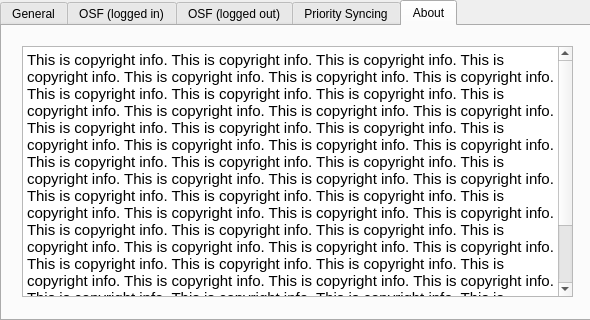
<?xml version="1.0" encoding="UTF-8"?>
<ui version="4.0">
 <class>Preferences</class>
 <widget class="QDialog" name="Preferences">
  <property name="geometry">
   <rect>
    <x>0</x>
    <y>0</y>
    <width>590</width>
    <height>320</height>
   </rect>
  </property>
  <property name="windowTitle">
   <string>Preferences</string>
  </property>
  <widget class="QWidget" name="verticalLayoutWidget">
   <property name="geometry">
    <rect>
     <x>0</x>
     <y>0</y>
     <width>591</width>
     <height>321</height>
    </rect>
   </property>
   <layout class="QVBoxLayout" name="verticalLayout">
    <item>
     <widget class="QTabWidget" name="tabWidget">
      <property name="currentIndex">
       <number>4</number>
      </property>
      <widget class="QWidget" name="tab">
       <attribute name="title">
        <string>General</string>
       </attribute>
       <widget class="QGroupBox" name="groupBox">
        <property name="geometry">
         <rect>
          <x>10</x>
          <y>20</y>
          <width>551</width>
          <height>80</height>
         </rect>
        </property>
        <property name="title">
         <string>System</string>
        </property>
        <widget class="QCheckBox" name="desktopNotifications">
         <property name="geometry">
          <rect>
           <x>10</x>
           <y>20</y>
           <width>541</width>
           <height>22</height>
          </rect>
         </property>
         <property name="text">
          <string>Show Desktop Notifications</string>
         </property>
         <property name="checked">
          <bool>true</bool>
         </property>
        </widget>
        <widget class="QCheckBox" name="startOnStartup">
         <property name="geometry">
          <rect>
           <x>10</x>
           <y>40</y>
           <width>541</width>
           <height>22</height>
          </rect>
         </property>
         <property name="text">
          <string>Start OSF Offline on Computer Startup</string>
         </property>
         <property name="checked">
          <bool>true</bool>
         </property>
        </widget>
       </widget>
       <widget class="QGroupBox" name="groupBox_6">
        <property name="geometry">
         <rect>
          <x>10</x>
          <y>110</y>
          <width>561</width>
          <height>61</height>
         </rect>
        </property>
        <property name="title">
         <string>Choose Folder to Place Project in </string>
        </property>
        <widget class="QPushButton" name="changeFolderButton">
         <property name="geometry">
          <rect>
           <x>440</x>
           <y>20</y>
           <width>99</width>
           <height>31</height>
          </rect>
         </property>
         <property name="text">
          <string>Change</string>
         </property>
        </widget>
        <widget class="QTextEdit" name="containingFolderTextEdit">
         <property name="geometry">
          <rect>
           <x>20</x>
           <y>20</y>
           <width>331</width>
           <height>31</height>
          </rect>
         </property>
         <property name="html">
          <string>&lt;!DOCTYPE HTML PUBLIC &quot;-//W3C//DTD HTML 4.0//EN&quot; &quot;http://www.w3.org/TR/REC-html40/strict.dtd&quot;&gt;
&lt;html&gt;&lt;head&gt;&lt;meta name=&quot;qrichtext&quot; content=&quot;1&quot; /&gt;&lt;style type=&quot;text/css&quot;&gt;
p, li { white-space: pre-wrap; }
&lt;/style&gt;&lt;/head&gt;&lt;body style=&quot; font-family:'Ubuntu'; font-size:11pt; font-weight:400; font-style:normal;&quot;&gt;
&lt;p style=&quot; margin-top:0px; margin-bottom:0px; margin-left:0px; margin-right:0px; -qt-block-indent:0; text-indent:0px;&quot;&gt;/home/himanshu/somefolder/My Project&lt;/p&gt;&lt;/body&gt;&lt;/html&gt;</string>
         </property>
        </widget>
       </widget>
      </widget>
      <widget class="QWidget" name="tab_2">
       <attribute name="title">
        <string>OSF (logged in)</string>
       </attribute>
       <widget class="QGroupBox" name="groupBox_2">
        <property name="geometry">
         <rect>
          <x>10</x>
          <y>10</y>
          <width>581</width>
          <height>51</height>
         </rect>
        </property>
        <property name="title">
         <string>Account</string>
        </property>
        <widget class="QGroupBox" name="groupBox_3">
         <property name="geometry">
          <rect>
           <x>280</x>
           <y>50</y>
           <width>561</width>
           <height>51</height>
          </rect>
         </property>
         <property name="title">
          <string>Account</string>
         </property>
        </widget>
        <widget class="QLabel" name="label">
         <property name="geometry">
          <rect>
           <x>30</x>
           <y>16</y>
           <width>411</width>
           <height>31</height>
          </rect>
         </property>
         <property name="text">
          <string>User name</string>
         </property>
        </widget>
        <widget class="QPushButton" name="accountLogOutButton">
         <property name="geometry">
          <rect>
           <x>460</x>
           <y>10</y>
           <width>99</width>
           <height>31</height>
          </rect>
         </property>
         <property name="text">
          <string>Log Out</string>
         </property>
        </widget>
       </widget>
       <widget class="QGroupBox" name="groupBox_4">
        <property name="geometry">
         <rect>
          <x>10</x>
          <y>70</y>
          <width>561</width>
          <height>211</height>
         </rect>
        </property>
        <property name="title">
         <string>Project</string>
        </property>
        <widget class="QGroupBox" name="groupBox_5">
         <property name="geometry">
          <rect>
           <x>10</x>
           <y>30</y>
           <width>541</width>
           <height>81</height>
          </rect>
         </property>
         <property name="title">
          <string>Choose Project to Sync With</string>
         </property>
         <widget class="QRadioButton" name="radioButton">
          <property name="geometry">
           <rect>
            <x>30</x>
            <y>20</y>
            <width>117</width>
            <height>22</height>
           </rect>
          </property>
          <property name="text">
           <string>Project A</string>
          </property>
         </widget>
         <widget class="QRadioButton" name="radioButton_2">
          <property name="geometry">
           <rect>
            <x>30</x>
            <y>40</y>
            <width>117</width>
            <height>22</height>
           </rect>
          </property>
          <property name="text">
           <string>Project B</string>
          </property>
         </widget>
         <widget class="QPushButton" name="changeFolderButton_2">
          <property name="geometry">
           <rect>
            <x>440</x>
            <y>20</y>
            <width>99</width>
            <height>31</height>
           </rect>
          </property>
          <property name="text">
           <string>Change</string>
          </property>
         </widget>
        </widget>
       </widget>
      </widget>
      <widget class="QWidget" name="tab_3">
       <attribute name="title">
        <string>OSF (logged out)</string>
       </attribute>
       <widget class="QGroupBox" name="groupBox_7">
        <property name="geometry">
         <rect>
          <x>50</x>
          <y>40</y>
          <width>441</width>
          <height>181</height>
         </rect>
        </property>
        <property name="title">
         <string>Log in</string>
        </property>
        <widget class="QPushButton" name="logInButton">
         <property name="geometry">
          <rect>
           <x>330</x>
           <y>150</y>
           <width>99</width>
           <height>27</height>
          </rect>
         </property>
         <property name="text">
          <string>Log In</string>
         </property>
        </widget>
        <widget class="QLineEdit" name="emailEdit">
         <property name="geometry">
          <rect>
           <x>160</x>
           <y>30</y>
           <width>261</width>
           <height>27</height>
          </rect>
         </property>
        </widget>
        <widget class="QLineEdit" name="passwordEdit">
         <property name="geometry">
          <rect>
           <x>160</x>
           <y>70</y>
           <width>261</width>
           <height>27</height>
          </rect>
         </property>
        </widget>
        <widget class="QLabel" name="label_3">
         <property name="geometry">
          <rect>
           <x>70</x>
           <y>26</y>
           <width>61</width>
           <height>31</height>
          </rect>
         </property>
         <property name="text">
          <string>Email</string>
         </property>
        </widget>
        <widget class="QLabel" name="label_5">
         <property name="geometry">
          <rect>
           <x>70</x>
           <y>70</y>
           <width>81</width>
           <height>31</height>
          </rect>
         </property>
         <property name="text">
          <string>Password</string>
         </property>
        </widget>
       </widget>
      </widget>
      <widget class="QWidget" name="tab_4">
       <attribute name="title">
        <string>Priority Syncing</string>
       </attribute>
       <widget class="QTreeWidget" name="treeWidget">
        <property name="geometry">
         <rect>
          <x>10</x>
          <y>40</y>
          <width>561</width>
          <height>221</height>
         </rect>
        </property>
        <property name="sizePolicy">
         <sizepolicy hsizetype="Preferred" vsizetype="Preferred">
          <horstretch>0</horstretch>
          <verstretch>0</verstretch>
         </sizepolicy>
        </property>
        <property name="mouseTracking">
         <bool>false</bool>
        </property>
        <property name="acceptDrops">
         <bool>false</bool>
        </property>
        <property name="sortingEnabled">
         <bool>false</bool>
        </property>
        <property name="animated">
         <bool>false</bool>
        </property>
        <property name="wordWrap">
         <bool>true</bool>
        </property>
        <property name="headerHidden">
         <bool>false</bool>
        </property>
        <attribute name="headerCascadingSectionResizes">
         <bool>true</bool>
        </attribute>
        <attribute name="headerDefaultSectionSize">
         <number>200</number>
        </attribute>
        <attribute name="headerHighlightSections">
         <bool>true</bool>
        </attribute>
        <column>
         <property name="text">
          <string>Component, Folder, or File</string>
         </property>
         <property name="textAlignment">
          <set>AlignJustify|AlignVCenter</set>
         </property>
        </column>
        <column>
         <property name="text">
          <string>Priority</string>
         </property>
         <property name="textAlignment">
          <set>AlignJustify|AlignVCenter</set>
         </property>
        </column>
       </widget>
       <widget class="QLabel" name="label_2">
        <property name="geometry">
         <rect>
          <x>10</x>
          <y>10</y>
          <width>561</width>
          <height>17</height>
         </rect>
        </property>
        <property name="text">
         <string>Priority Items will be given priority when syncing</string>
        </property>
       </widget>
      </widget>
      <widget class="QWidget" name="tab_5">
       <attribute name="title">
        <string>About</string>
       </attribute>
       <widget class="QTextEdit" name="textEdit_2">
        <property name="geometry">
         <rect>
          <x>20</x>
          <y>20</y>
          <width>551</width>
          <height>251</height>
         </rect>
        </property>
        <property name="html">
         <string>&lt;!DOCTYPE HTML PUBLIC &quot;-//W3C//DTD HTML 4.0//EN&quot; &quot;http://www.w3.org/TR/REC-html40/strict.dtd&quot;&gt;
&lt;html&gt;&lt;head&gt;&lt;meta name=&quot;qrichtext&quot; content=&quot;1&quot; /&gt;&lt;style type=&quot;text/css&quot;&gt;
p, li { white-space: pre-wrap; }
&lt;/style&gt;&lt;/head&gt;&lt;body style=&quot; font-family:'Ubuntu'; font-size:11pt; font-weight:400; font-style:normal;&quot;&gt;
&lt;p style=&quot; margin-top:0px; margin-bottom:0px; margin-left:0px; margin-right:0px; -qt-block-indent:0; text-indent:0px;&quot;&gt;This is copyright info. This is copyright info. This is copyright info. This is copyright info. This is copyright info. This is copyright info. This is copyright info. This is copyright info. This is copyright info. This is copyright info. This is copyright info. This is copyright info. This is copyright info. This is copyright info. This is copyright info. This is copyright info. This is copyright info. This is copyright info. This is copyright info. This is copyright info. This is copyright info. This is copyright info. This is copyright info. This is copyright info. This is copyright info. This is copyright info. This is copyright info. This is copyright info. This is copyright info. This is copyright info. This is copyright info. This is copyright info. This is copyright info. This is copyright info. This is copyright info. This is copyright info. This is copyright info. This is copyright info. This is copyright info. This is copyright info. This is copyright info. This is copyright info. This is copyright info. This is copyright info. This is copyright info. This is copyright info. This is copyright info. This is copyright info. This is copyright info. This is copyright info. This is copyright info. This is copyright info. This is copyright info. This is copyright info. This is copyright info. This is copyright info. This is copyright info. &lt;/p&gt;
&lt;p style=&quot;-qt-paragraph-type:empty; margin-top:0px; margin-bottom:0px; margin-left:0px; margin-right:0px; -qt-block-indent:0; text-indent:0px;&quot;&gt;&lt;br /&gt;&lt;/p&gt;
&lt;p align=&quot;center&quot; style=&quot; margin-top:0px; margin-bottom:0px; margin-left:0px; margin-right:0px; -qt-block-indent:0; text-indent:0px;&quot;&gt;© Center for Open Science&lt;/p&gt;&lt;/body&gt;&lt;/html&gt;</string>
        </property>
       </widget>
      </widget>
     </widget>
    </item>
   </layout>
  </widget>
 </widget>
 <resources/>
 <connections/>
</ui>
